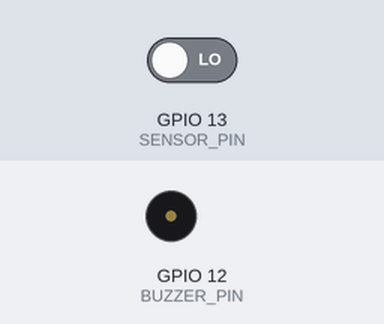
Bench run of a sketch on a simulated ESP32. Shown: buzzer (waves = sounding, pin HIGH). The test bench sets the inputs (shaded band); at power-on: GPIO 13 (SENSOR_PIN) LOW. What the sketch prints to the serial monitor is not drawn.

Above: at 1.2 s.
1.3 s: GPIO 13 (SENSOR_PIN) driven HIGH
At 1.8 s:
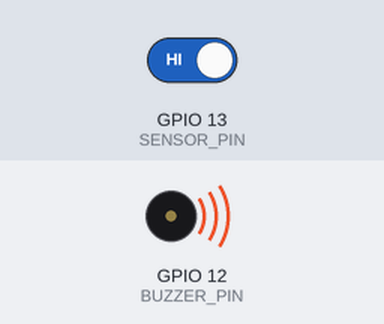
2.8 s: GPIO 13 (SENSOR_PIN) driven LOW
At 4.2 s:
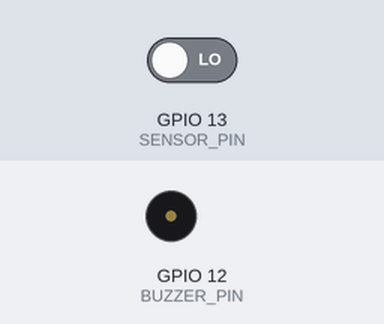
Timing chart, 0 to 5.8 s (numbered marks = the images above; inputs shaded):
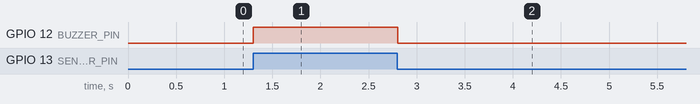

Measured:
- after the input at 1.3 s, GPIO 12 (BUZZER_PIN): LOW → HIGH at once
- after the input at 2.8 s, GPIO 12 (BUZZER_PIN): HIGH → LOW at once

The sketch:

vibraguard_hardware_core.ino
```cpp
/*
 * VibraGuard - Hardware Core (Giai đoạn 1)
 * Mục tiêu: Thiết bị hoạt động độc lập (rung là kêu)
 *
 * Sơ đồ kết nối:
 * - SW-420 Digital Out (DO) -> GPIO 13
 * - GPIO 12 -> Điện trở 1K Ohm -> Transistor NPN Base (B)
 * - Transistor Emitter (E) -> GND
 * - Transistor Collector (C) -> Buzzer (-)
 * - Buzzer (+) -> 5V hoặc 3.3V
 */

// Định nghĩa chân
const int SENSOR_PIN = 13; // SW-420 Digital Output
const int BUZZER_PIN = 12; // Điều khiển Buzzer qua Transistor

void setup()
{
    // Khởi tạo Serial để debug
    Serial.begin(115200);
    Serial.println("VibraGuard - Hardware Core Started");

    // Cấu hình chân
    pinMode(SENSOR_PIN, INPUT);  // Chân đọc cảm biến rung
    pinMode(BUZZER_PIN, OUTPUT); // Chân điều khiển còi

    // Tắt còi ban đầu
    digitalWrite(BUZZER_PIN, LOW);

    Serial.println("System Ready - Monitoring vibration...");
}

void loop()
{
    // Đọc trạng thái cảm biến rung
    int sensorState = digitalRead(SENSOR_PIN);

    if (sensorState == HIGH)
    {
        // Phát hiện rung động!
        Serial.println("⚠️ VIBRATION DETECTED!");
        digitalWrite(BUZZER_PIN, HIGH); // Bật còi
        delay(100);                     // Giữ còi kêu một chút
    }
    else
    {
        // Không có rung động
        digitalWrite(BUZZER_PIN, LOW); // Tắt còi
    }

    delay(50); // Delay nhỏ để tránh đọc quá nhanh
}
```
